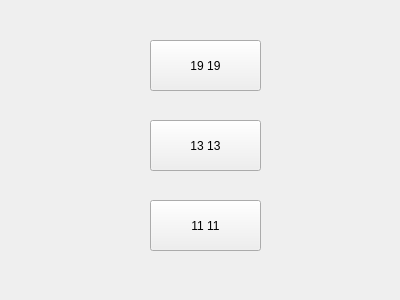
<?xml version="1.0" encoding="UTF-8"?>
<ui version="4.0">
 <class>Select_Gosize</class>
 <widget class="QWidget" name="Select_Gosize">
  <property name="geometry">
   <rect>
    <x>0</x>
    <y>0</y>
    <width>400</width>
    <height>300</height>
   </rect>
  </property>
  <property name="windowTitle">
   <string>Form</string>
  </property>
  <widget class="QPushButton" name="button19">
   <property name="geometry">
    <rect>
     <x>150</x>
     <y>40</y>
     <width>111</width>
     <height>51</height>
    </rect>
   </property>
   <property name="text">
    <string>19 19</string>
   </property>
  </widget>
  <widget class="QPushButton" name="button13">
   <property name="geometry">
    <rect>
     <x>150</x>
     <y>120</y>
     <width>111</width>
     <height>51</height>
    </rect>
   </property>
   <property name="text">
    <string>13 13</string>
   </property>
  </widget>
  <widget class="QPushButton" name="button11">
   <property name="geometry">
    <rect>
     <x>150</x>
     <y>200</y>
     <width>111</width>
     <height>51</height>
    </rect>
   </property>
   <property name="text">
    <string>11 11</string>
   </property>
  </widget>
 </widget>
 <resources/>
 <connections/>
</ui>
